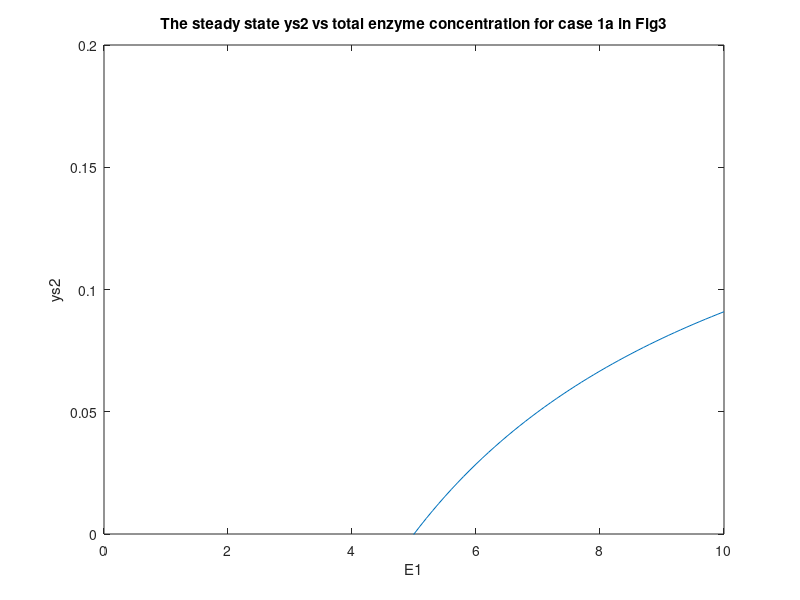

This chart was generated by the following MATLAB code:
k1f = 1;
k2f = 1;
E1 = 0:0.1:10;
E2 = 0.2;
%E2 = 0:0.1:10;
k1r = 1;
k2r = 1;

ys2 = (k1f*k2f.*E1.*E2)./(k1f*k2f.*E1 + k1f*k2r) - (k1r*k2r)./(k1f*k2f.*E1 + k1f*k2r);
plot(E1,ys2)

xlim([0,10])
ylim([0,0.2])


xlabel('E1')
ylabel('ys2')
title('The steady state ys2 vs total enzyme concentration for case 1a in Fig3')
